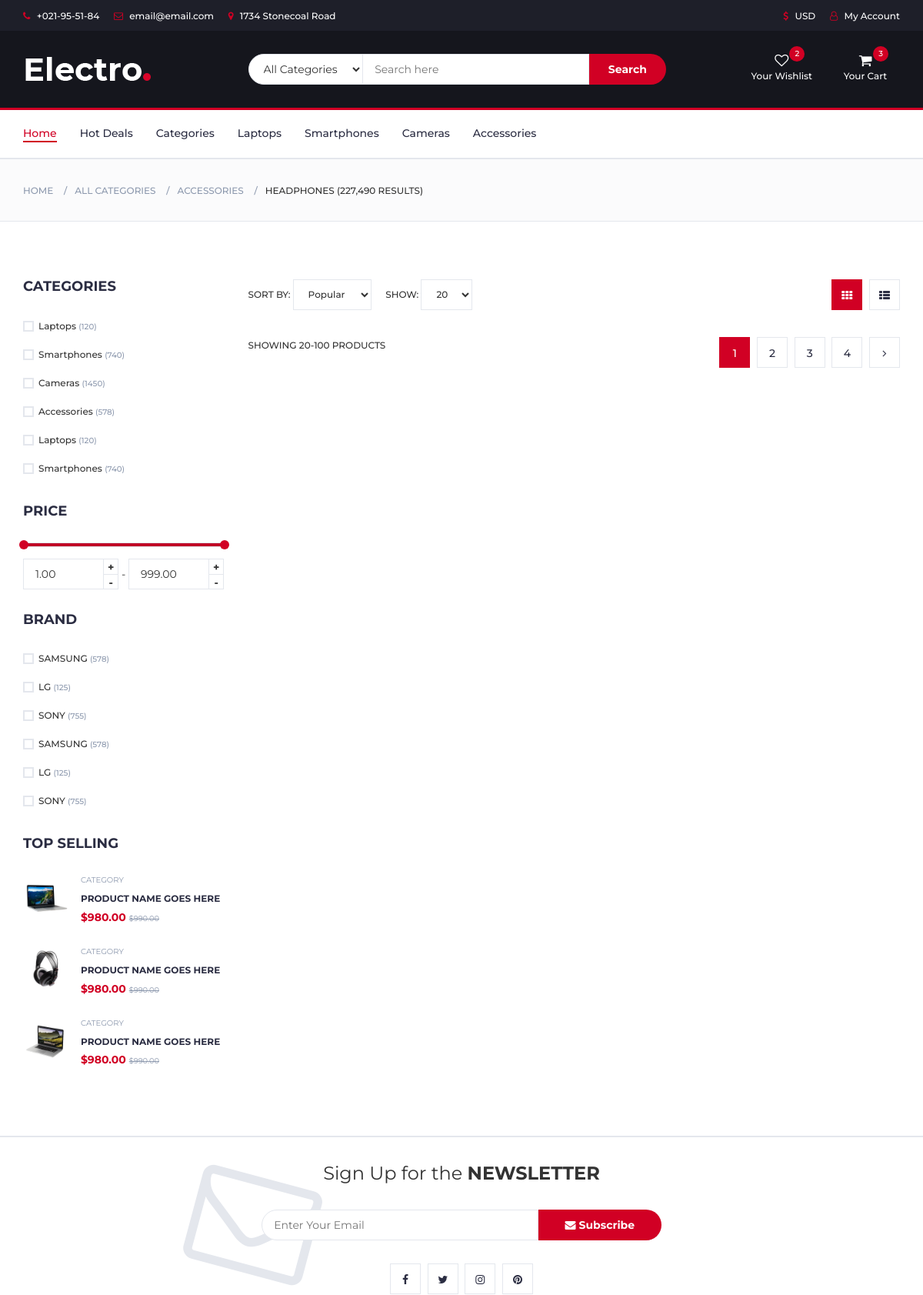
The app's page /store/ (upper part), older data.
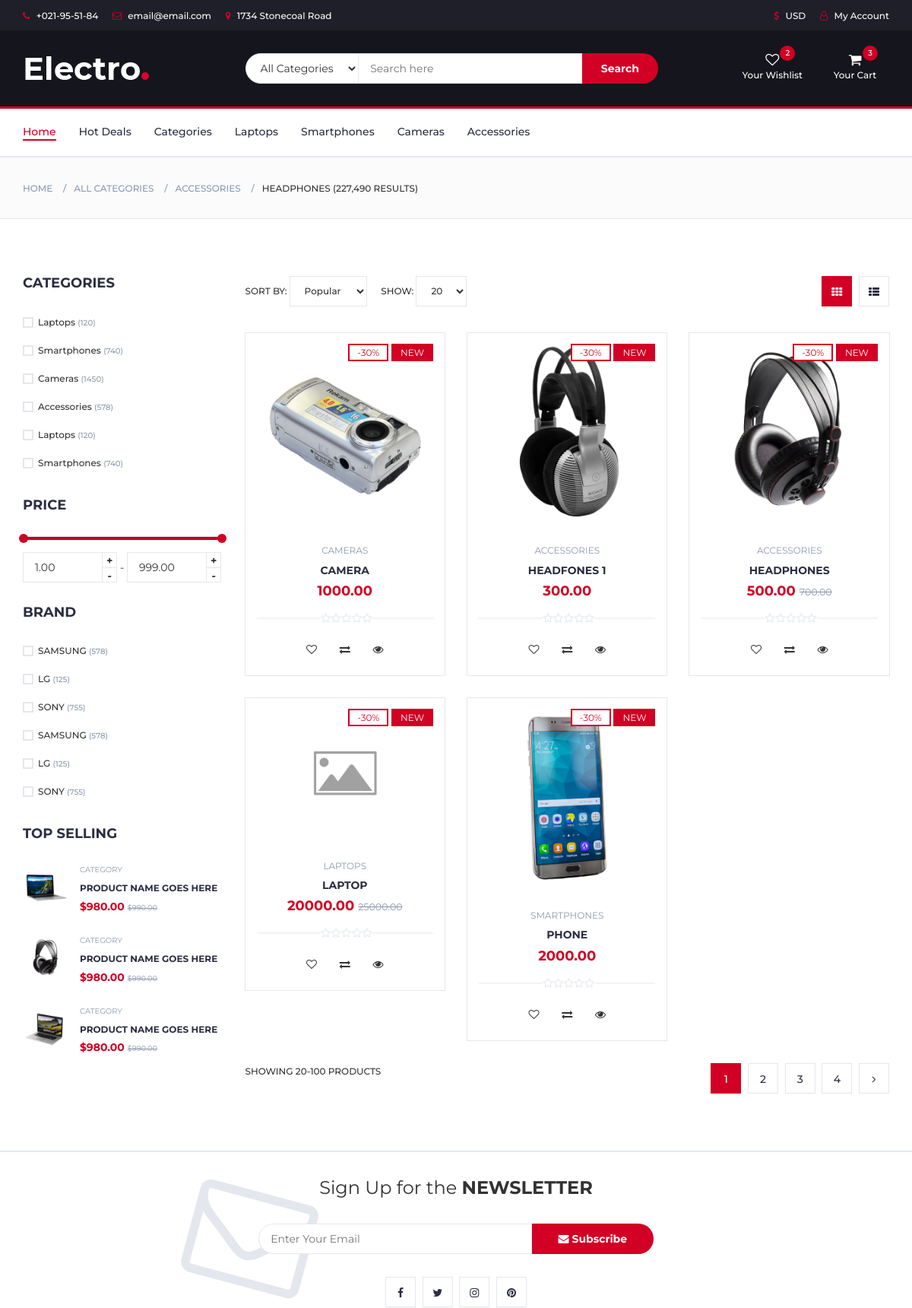
The same page, newer data.
### shop/models.py (models this page shows, shortened)
class Product(models.Model):
    category = models.ForeignKey(Category, related_name='products', null=True, on_delete=models.SET_NULL)
    brand = models.ForeignKey(Brand, related_name='products', null=True, on_delete=models.SET_NULL)
    name = models.CharField(max_length=200, db_index=True)
    slug = models.SlugField(max_length=200, db_index=True)
    main_photo = models.ImageField(upload_to='products/%Y/%m/%d', blank=True)
    photo_1 = models.ImageField(upload_to='products/%Y/%m/%d', blank=True)
    photo_2 = models.ImageField(upload_to='products/%Y/%m/%d', blank=True)
    photo_3 = models.ImageField(upload_to='products/%Y/%m/%d', blank=True)
    description = models.TextField()
    details = models.TextField()
    price = models.DecimalField(max_digits=10, decimal_places=2)
    old_price = models.DecimalField(max_digits=10, decimal_places=2, null=True, blank=True)
    stock = models.PositiveIntegerField()
    available = models.BooleanField(default=True)
    rait = models.PositiveIntegerField(default=0)
    created = models.DateTimeField(auto_now_add=True)
    updated = models.DateTimeField(auto_now=True)
    class Meta:
        ordering = ('name',)
        index_together = (('id', 'slug'),)

class Category(models.Model):
    name = models.CharField(max_length=200, db_index=True)
    slug = models.SlugField(max_length=200, db_index=True, unique=True)
    class Meta:
        ordering = ('name',)
        verbose_name = 'Category'
        verbose_name_plural = 'Categories'
    def __str__(self) -> str:
        return self.name

### shop/views.py (the view)
# urls.py: url(r'^store/$', views.store, name='store'),
def store(request, category_slug = None):
    category = None
    categories = Category.objects.all()
    brand = None
    brands = Brand.objects.all()
    products = Product.objects.filter(available=True)
    if category_slug:
        category = get_object_or_404(Category, slug = category_slug)
        products = products.objects.filter(category=category)
    cart_product_form = CartAddProductForm()
    return render(request, 'pages/store.html', {'category':category,
                                                'categories':categories,
                                                'products':products,
                                                'cart_product_form':cart_product_form})

### cart/forms.py
class CartAddProductForm(forms.Form):
    quantity = forms.TypedChoiceField(choices=PRODUCT_QUANTITY_CHOISES)
    update = forms.BooleanField(required=False, initial=False, widget=forms.HiddenInput)

### templates/pages/store.html (shortened to what this page needs)
{% extends '../base.html' %}
{% load static %}
{% block content %}
		{% include '../layouts/breadcrumbs.html' %}
		<div class="section">
			<div class="container">
				<div class="row">
					<div id="aside" class="col-md-3">
						<div class="aside">
							<h3 class="aside-title">Categories</h3>
							<div class="checkbox-filter">
								<div class="input-checkbox">
									<label for="category-1">
										<span></span>
										Laptops
										<small>(120)</small>
									</label>
								</div>
								<div class="input-checkbox">
									<label for="category-2">
										<span></span>
										Smartphones
										<small>(740)</small>
									</label>
								</div>
								<div class="input-checkbox">
									<label for="category-3">
										<span></span>
										Cameras
										<small>(1450)</small>
									</label>
								</div>
								<div class="input-checkbox">
									<label for="category-4">
										<span></span>
										Accessories
										<small>(578)</small>
									</label>
								</div>
								<div class="input-checkbox">
									<label for="category-5">
										<span></span>
										Laptops
										<small>(120)</small>
									</label>
								</div>
								<div class="input-checkbox">
									<label for="category-6">
										<span></span>
										Smartphones
										<small>(740)</small>
									</label>
								</div>
							</div>
						</div>
						<div class="aside">
							<h3 class="aside-title">Price</h3>
							<div class="price-filter">
								<div id="price-slider"></div>
								<div class="input-number price-min">
									<input id="price-min" type="number">
									<span class="qty-up">+</span>
									<span class="qty-down">-</span>
								</div>
								<span>-</span>
								<div class="input-number price-max">
									<input id="price-max" type="number">
									<span class="qty-up">+</span>
									<span class="qty-down">-</span>
								</div>
							</div>
						</div>
						<div class="aside">
							<h3 class="aside-title">Brand</h3>
							<div class="checkbox-filter">
								<div class="input-checkbox">
									<label for="brand-1">
										<span></span>
										SAMSUNG
										<small>(578)</small>
									</label>
								</div>
								<div class="input-checkbox">
									<label for="brand-2">
										<span></span>
										LG
										<small>(125)</small>
									</label>
								</div>
								<div class="input-checkbox">
									<label for="brand-3">
										<span></span>
										SONY
										<small>(755)</small>
									</label>
								</div>
								<div class="input-checkbox">
									<label for="brand-4">
										<span></span>
										SAMSUNG
										<small>(578)</small>
									</label>
								</div>
								<div class="input-checkbox">
									<label for="brand-5">
										<span></span>
										LG
										<small>(125)</small>
									</label>
								</div>
								<div class="input-checkbox">
									<label for="brand-6">
										<span></span>
										SONY
										<small>(755)</small>
									</label>
								</div>
							</div>
						</div>
						<div class="aside">
							<h3 class="aside-title">Top selling</h3>
							<div class="product-widget">
								<div class="product-img">
									<img src="./img/product01.png" alt="">
								</div>
								<div class="product-body">
									<p class="product-category">Category</p>
									<h3 class="product-name"><a href="#">product name goes here</a></h3>
									<h4 class="product-price">$980.00 <del class="product-old-price">$990.00</del></h4>
								</div>
							</div>
							<div class="product-widget">
								<div class="product-img">
									<img src="./img/product02.png" alt="">
								</div>
								<div class="product-body">
									<p class="product-category">Category</p>
									<h3 class="product-name"><a href="#">product name goes here</a></h3>
									<h4 class="product-price">$980.00 <del class="product-old-price">$990.00</del></h4>
								</div>
							</div>
							<div class="product-widget">
								<div class="product-img">
									<img src="./img/product03.png" alt="">
								</div>
								<div class="product-body">
									<p class="product-category">Category</p>
									<h3 class="product-name"><a href="#">product name goes here</a></h3>
									<h4 class="product-price">$980.00 <del class="product-old-price">$990.00</del></h4>
								</div>
							</div>
						</div>
					</div>
					<div id="store" class="col-md-9">
						<div class="store-filter clearfix">
							<div class="store-sort">
								<label>
									Sort By:
									<select class="input-select">
										<option value="0">Popular</option>
									</select>
								</label>
								<label>
									Show:
									<select class="input-select">
										<option value="0">20</option>
									</select>
								</label>
							</div>
							<ul class="store-grid">
								<li class="active"><i class="fa fa-th"></i></li>
								<li><a href="#"><i class="fa fa-th-list"></i></a></li>
							</ul>
						</div>
						<div class="row">
							{% for product in products %}
							<div class="col-md-4 col-xs-6">
								<div class="product">
									<div class="product-img">
										<img src="{% if product.main_photo %}{{ product.main_photo.url }}{% else %}{% static 'img/placeholder-image.png' %}{% endif %}" alt="{{ product.name }}">
										<div class="product-label">
											<span class="sale">-30%</span>
											<span class="new">NEW</span>
										</div>
									</div>
									<div class="product-body">
										<p class="product-category">{{ product.category }}</p>
										<h3 class="product-name"><a href="#">{{ product.name }}</a></h3>
										<h4 class="product-price">{{ product.price }}{% if product.old_price %} <del class="product-old-price">{{ product.old_price }}</del>{% endif %}</h4>
										<div class="product-rating">
											{% with ''|center:5 as range %}
											{% for _ in range %}
												{% if forloop.counter <= product.rait %}
												<i class="fa fa-star"></i>
												{% else %}
												<i class="fa fa-star-o"></i>
												{% endif %}
											{% endfor %}
											{% endwith %}
										</div>
										<div class="product-btns">
											<button class="add-to-wishlist"><i class="fa fa-heart-o"></i><span class="tooltipp">add to wishlist</span></button>
											<button class="add-to-compare"><i class="fa fa-exchange"></i><span class="tooltipp">add to compare</span></button>
											<button class="quick-view"><i class="fa fa-eye"></i><span class="tooltipp">quick view</span></button>
										</div>
									</div>
									<div class="add-to-cart">
										<form action="{% url 'cart:cart_add' product_id=product.id %}" method="POST">
											{{ cart_product_form }}
										</form>
									</div>
								</div>
							</div>
							{% endfor %}
							<div class="clearfix visible-lg visible-md visible-sm visible-xs"></div>
						</div>
						<div class="store-filter clearfix">
							<span class="store-qty">Showing 20-100 products</span>
							<ul class="store-pagination">
								<li class="active">1</li>
								<li><a href="#">2</a></li>
								<li><a href="#">3</a></li>
								<li><a href="#">4</a></li>
								<li><a href="#"><i class="fa fa-angle-right"></i></a></li>
							</ul>
						</div>
					</div>
				</div>
			</div>
		</div>
{% endblock %}

### templates/base.html (shortened to what this page needs)
{% load static %}
<!DOCTYPE html>
<html lang="en">
	<head>
		<link type="text/css" rel="stylesheet" href="{% static 'css/bootstrap.min.css' %}"/>
		<link type="text/css" rel="stylesheet" href="{% static 'css/slick.css' %}"/>
		<link type="text/css" rel="stylesheet" href="{% static 'css/slick-theme.css' %}"/>
		<link type="text/css" rel="stylesheet" href="{% static 'css/nouislider.min.css' %}"/>
		<link rel="stylesheet" href="{% static 'css/font-awesome.min.css' %}">
		<link type="text/css" rel="stylesheet" href="{% static 'css/style.css' %}"/>
    </head>
	<body>
        {% include 'layouts/header.html' %}
        {% include 'layouts/navigate.html' %}
        {% block content %}{% endblock %}
        {% include 'layouts/newsletter.html' %}
	</body>
</html>

### templates/layouts/header.html (shortened to what this page needs)
{% load static %}
<header>
    <div id="top-header">
        <div class="container">
            <ul class="header-links pull-left">
                <li><a href="#"><i class="fa fa-phone"></i> +021-95-51-84</a></li>
                <li><a href="#"><i class="fa fa-envelope-o"></i> email@email.com</a></li>
                <li><a href="#"><i class="fa fa-map-marker"></i> 1734 Stonecoal Road</a></li>
            </ul>
            <ul class="header-links pull-right">
                <li><a href="#"><i class="fa fa-dollar"></i> USD</a></li>
                <li><a href="#"><i class="fa fa-user-o"></i> My Account</a></li>
            </ul>
        </div>
    </div>
    <div id="header">
        <div class="container">
            <div class="row">
                <div class="col-md-3">
                    <div class="header-logo">
                        <a href="#" class="logo">
                            <img src="{% static './img/logo.png' %}" alt="">
                        </a>
                    </div>
                </div>
                <div class="col-md-6">
                    <div class="header-search">
                        <form>
                            <select class="input-select">
                                <option value="0">All Categories</option>
                            </select>
                            <input class="input" placeholder="Search here">
                            <button class="search-btn">Search</button>
                        </form>
                    </div>
                </div>
                <div class="col-md-3 clearfix">
                    <div class="header-ctn">
                        <div>
                            <a href="#">
                                <i class="fa fa-heart-o"></i>
                                <span>Your Wishlist</span>
                                <div class="qty">2</div>
                            </a>
                        </div>
                        <div class="dropdown">
                            <a class="dropdown-toggle" data-toggle="dropdown" aria-expanded="true">
                                <i class="fa fa-shopping-cart"></i>
                                <span>Your Cart</span>
                                <div class="qty">3</div>
                            </a>
                        </div>
                    </div>
                </div>
            </div>
        </div>
    </div>
</header>

### templates/layouts/navigate.html
{% load static %}
<nav id="navigation">
    <div class="container">
        <div id="responsive-nav">
            <ul class="main-nav nav navbar-nav">
                <li class="active"><a href="#">Home</a></li>
                <li><a href="#">Hot Deals</a></li>
                <li><a href="#">Categories</a></li>
                <li><a href="#">Laptops</a></li>
                <li><a href="#">Smartphones</a></li>
                <li><a href="#">Cameras</a></li>
                <li><a href="#">Accessories</a></li>
            </ul>
        </div>
    </div>
</nav>

### templates/layouts/breadcrumbs.html
{% load static %}
<div id="breadcrumb" class="section">
    <div class="container">
        <div class="row">
            <div class="col-md-12">
                <ul class="breadcrumb-tree">
                    <li><a href="#">Home</a></li>
                    <li><a href="#">All Categories</a></li>
                    <li><a href="#">Accessories</a></li>
                    <li class="active">Headphones (227,490 Results)</li>
                </ul>
            </div>
        </div>
    </div>
</div>

### templates/layouts/newsletter.html
{% load static %}
<div id="newsletter" class="section">
    <div class="container">
        <div class="row">
            <div class="col-md-12">
                <div class="newsletter">
                    <p>Sign Up for the <strong>NEWSLETTER</strong></p>
                    <form>
                        <input class="input" type="email" placeholder="Enter Your Email">
                        <button class="newsletter-btn"><i class="fa fa-envelope"></i> Subscribe</button>
                    </form>
                    <ul class="newsletter-follow">
                        <li>
                            <a href="#"><i class="fa fa-facebook"></i></a>
                        </li>
                        <li>
                            <a href="#"><i class="fa fa-twitter"></i></a>
                        </li>
                        <li>
                            <a href="#"><i class="fa fa-instagram"></i></a>
                        </li>
                        <li>
                            <a href="#"><i class="fa fa-pinterest"></i></a>
                        </li>
                    </ul>
                </div>
            </div>
        </div>
    </div>
</div>

### templates/layouts/footer.html (shortened to what this page needs)
{% load static %}

Row changes from the older to the newer data that the page shows:
added Product: main_photo (picture), category "CAMERAS", name "CAMERA", price "1000.00", rait 0 (drawn)
added Product: main_photo (picture), category "ACCESSORIES", name "HEADFONES 1", price "300.00", rait 0 (drawn)
added Product: main_photo (picture), category "ACCESSORIES", name "HEADPHONES", price "500.00", old_price "700.00", rait 0 (drawn)
added Product: shows a picture, category "LAPTOPS", name "LAPTOP", price "20000.00", old_price "25000.00", rait 0 (drawn)
added Product: main_photo (picture), category "SMARTPHONES", name "PHONE", price "2000.00", rait 0 (drawn)
